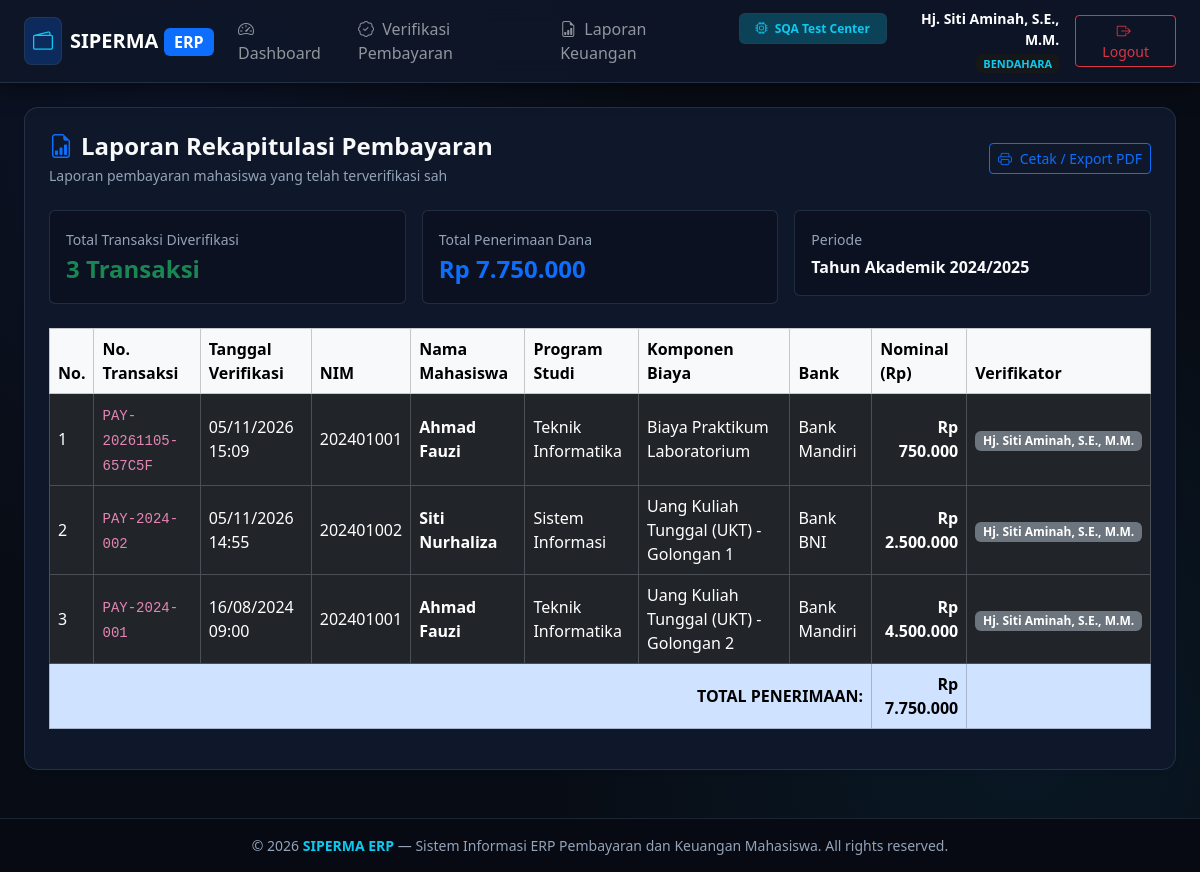
Before: /bendahara/laporan (signed in) with the older database file.
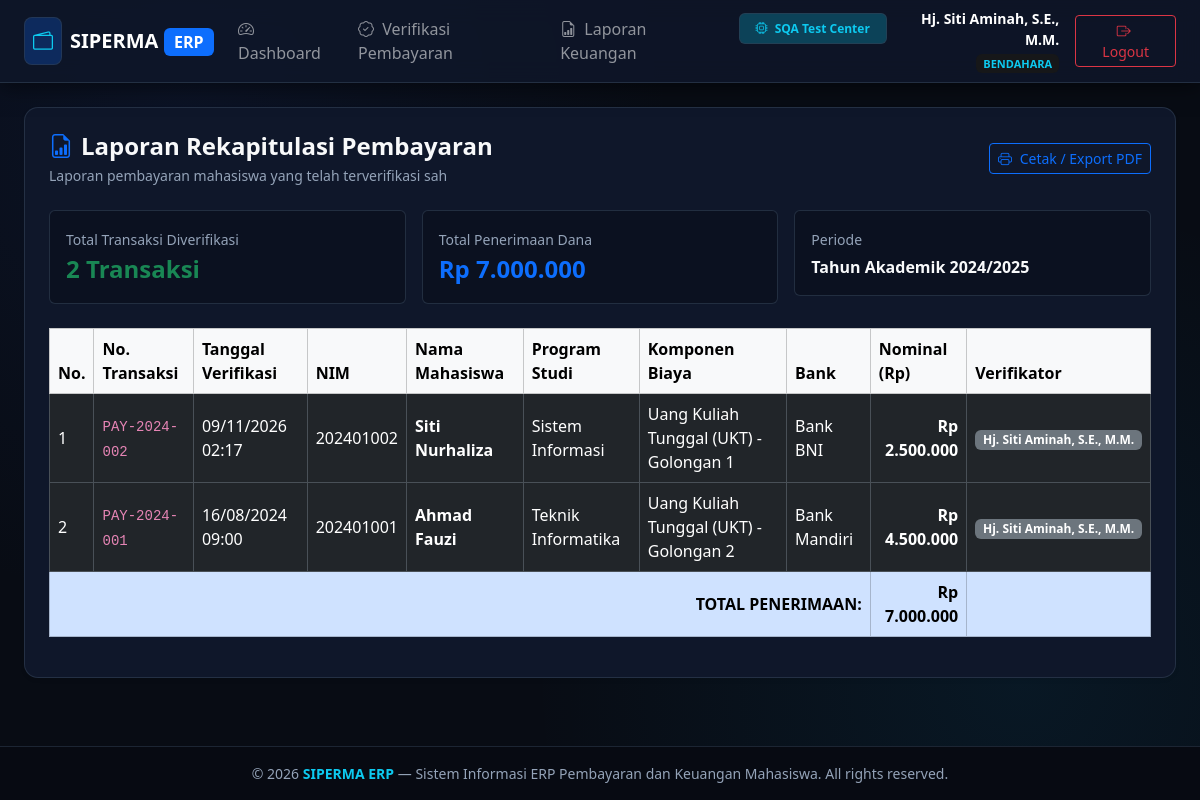
After: the same page with the newer database file.
### tables this page shows
CREATE TABLE pembayaran (
    id INTEGER PRIMARY KEY AUTOINCREMENT,
    nomor_transaksi VARCHAR(50) UNIQUE NOT NULL,
    tagihan_id INTEGER NOT NULL,
    mahasiswa_id INTEGER NOT NULL,
    nominal_bayar DECIMAL(12,2) NOT NULL,
    metode_pembayaran VARCHAR(50) NOT NULL,
    bank_tujuan VARCHAR(50),
    bukti_transfer VARCHAR(255) NOT NULL,
    tanggal_bayar DATETIME NOT NULL,
    status VARCHAR(20) DEFAULT 'menunggu_verifikasi' CHECK(status IN ('menunggu_verifikasi', 'diverifikasi', 'ditolak')),
    diverifikasi_oleh INTEGER NULL,
    tanggal_verifikasi DATETIME NULL,
    catatan TEXT NULL,
    created_at DATETIME DEFAULT CURRENT_TIMESTAMP,
    FOREIGN KEY (tagihan_id) REFERENCES tagihan(id) ON DELETE CASCADE,
    FOREIGN KEY (mahasiswa_id) REFERENCES mahasiswa(id) ON DELETE CASCADE,
    FOREIGN KEY (diverifikasi_oleh) REFERENCES users(id) ON DELETE SET NULL
);

CREATE TABLE mahasiswa (
    id INTEGER PRIMARY KEY AUTOINCREMENT,
    user_id INTEGER NULL,
    nim VARCHAR(20) UNIQUE NOT NULL,
    nama VARCHAR(100) NOT NULL,
    prodi VARCHAR(100) NOT NULL,
    angkatan VARCHAR(10) NOT NULL,
    email VARCHAR(100),
    telepon VARCHAR(20),
    status VARCHAR(20) DEFAULT 'aktif' CHECK(status IN ('aktif', 'cuti', 'lulus', 'drop_out')),
    created_at DATETIME DEFAULT CURRENT_TIMESTAMP,
    FOREIGN KEY (user_id) REFERENCES users(id) ON DELETE SET NULL
);

CREATE TABLE jenis_biaya (
    id INTEGER PRIMARY KEY AUTOINCREMENT,
    kode VARCHAR(20) UNIQUE NOT NULL,
    nama VARCHAR(100) NOT NULL,
    nominal_default DECIMAL(12,2) NOT NULL,
    keterangan TEXT,
    status VARCHAR(20) DEFAULT 'aktif' CHECK(status IN ('aktif', 'nonaktif')),
    created_at DATETIME DEFAULT CURRENT_TIMESTAMP
);

CREATE TABLE users (
    id INTEGER PRIMARY KEY AUTOINCREMENT,
    username VARCHAR(50) UNIQUE NOT NULL,
    password VARCHAR(255) NOT NULL,
    name VARCHAR(100) NOT NULL,
    email VARCHAR(100) UNIQUE NOT NULL,
    role VARCHAR(20) NOT NULL CHECK(role IN ('admin', 'bendahara', 'mahasiswa', 'pimpinan')),
    status VARCHAR(20) DEFAULT 'active' CHECK(status IN ('active', 'inactive')),
    created_at DATETIME DEFAULT CURRENT_TIMESTAMP
);

### src/Views/bendahara/laporan.php (the view)
<?php $pageTitle = 'Laporan Keuangan Bendahara'; require_once __DIR__ . '/../layouts/header.php'; ?>
<div class="card card-custom bg-white p-3 p-md-4 shadow-sm mb-4">
    <div class="page-header-responsive mb-4">
        <div>
            <h4 class="fw-bold text-light mb-1"><i class="bi bi-file-earmark-bar-graph me-2 text-primary"></i>Laporan Rekapitulasi Pembayaran</h4>
            <p class="text-muted small mb-0">Laporan pembayaran mahasiswa yang telah terverifikasi sah</p>
        </div>
        <div class="page-actions-responsive">
            <button onclick="window.print()" class="btn btn-outline-primary btn-sm"><i class="bi bi-printer me-1"></i> Cetak / Export PDF</button>
        </div>
    </div>
    <div class="row g-2 g-md-3 mb-4">
        <div class="col-12 col-md-4">
            <div class="p-3 bg-light rounded border">
                <small class="text-muted">Total Transaksi Diverifikasi</small>
                <div class="fs-4 fw-bold text-success"><?= count($laporanList ?? []) ?> Transaksi</div>
            </div>
        </div>
        <div class="col-12 col-md-4">
            <div class="p-3 bg-light rounded border">
                <small class="text-muted">Total Penerimaan Dana</small>
                <div class="fs-4 fw-bold text-primary">Rp <?= number_format($totalPenerimaan ?? 0, 0, ',', '.') ?></div>
            </div>
        </div>
        <div class="col-12 col-md-4">
            <div class="p-3 bg-light rounded border">
                <small class="text-muted">Periode</small>
                <div class="fs-6 fw-semibold text-light mt-1">Tahun Akademik 2024/2025</div>
            </div>
        </div>
    </div>
    <div class="table-responsive">
        <table class="table table-bordered table-hover align-middle">
            <thead class="table-light">
                <tr>
                    <th>No.</th>
                    <th>No. Transaksi</th>
                    <th>Tanggal Verifikasi</th>
                    <th>NIM</th>
                    <th>Nama Mahasiswa</th>
                    <th>Program Studi</th>
                    <th>Komponen Biaya</th>
                    <th>Bank</th>
                    <th>Nominal (Rp)</th>
                    <th>Verifikator</th>
                </tr>
            </thead>
            <tbody>
                <?php if (empty($laporanList)): ?>
                <tr><td colspan="10" class="text-center text-muted py-4">Belum ada data pembayaran terverifikasi</td></tr>
                <?php else: $no = 1; foreach ($laporanList as $l): ?>
                <tr>
                    <td><?= $no++ ?></td>
                    <td><code><?= htmlspecialchars($l['nomor_transaksi']) ?></code></td>
                    <td><?= date('d/m/Y H:i', strtotime($l['tanggal_verifikasi'])) ?></td>
                    <td><?= htmlspecialchars($l['nim']) ?></td>
                    <td><strong><?= htmlspecialchars($l['nama_mhs']) ?></strong></td>
                    <td><?= htmlspecialchars($l['prodi']) ?></td>
                    <td><?= htmlspecialchars($l['nama_biaya']) ?></td>
                    <td><?= htmlspecialchars($l['bank_tujuan']) ?></td>
                    <td class="text-end fw-semibold">Rp <?= number_format($l['nominal_bayar'], 0, ',', '.') ?></td>
                    <td><small class="badge bg-secondary"><?= htmlspecialchars($l['verifikator_nama'] ?? 'Bendahara') ?></small></td>
                </tr>
                <?php endforeach; endif; ?>
            </tbody>
            <tfoot>
                <tr class="table-primary fw-bold">
                    <td colspan="8" class="text-end">TOTAL PENERIMAAN:</td>
                    <td class="text-end">Rp <?= number_format($totalPenerimaan ?? 0, 0, ',', '.') ?></td>
                    <td></td>
                </tr>
            </tfoot>
        </table>
    </div>
</div>
<?php require_once __DIR__ . '/../layouts/footer.php'; ?>

Changed rows visible on the page:
removed pembayaran: nomor_transaksi "PAY-20261105-657C5F", tanggal_verifikasi "05/11/2026 15:09", mahasiswa.nim "202401001", mahasiswa.nama "Ahmad Fauzi", mahasiswa.prodi "Teknik Informatika", jenis_biaya.nama "Biaya Praktikum Laboratorium", bank_tujuan "Bank Mandiri", nominal_bayar "750.000", diverifikasi_oleh.name "Hj. Siti Aminah, S.E., M.M."
changed pembayaran "Bank BNI": tanggal_verifikasi "05/11/2026 14:55" → "09/11/2026 02:17"
Other visible differences:
count($laporanList ?? []): "3" → "2"
$totalPenerimaan: "7.750.000" → "7.000.000"
